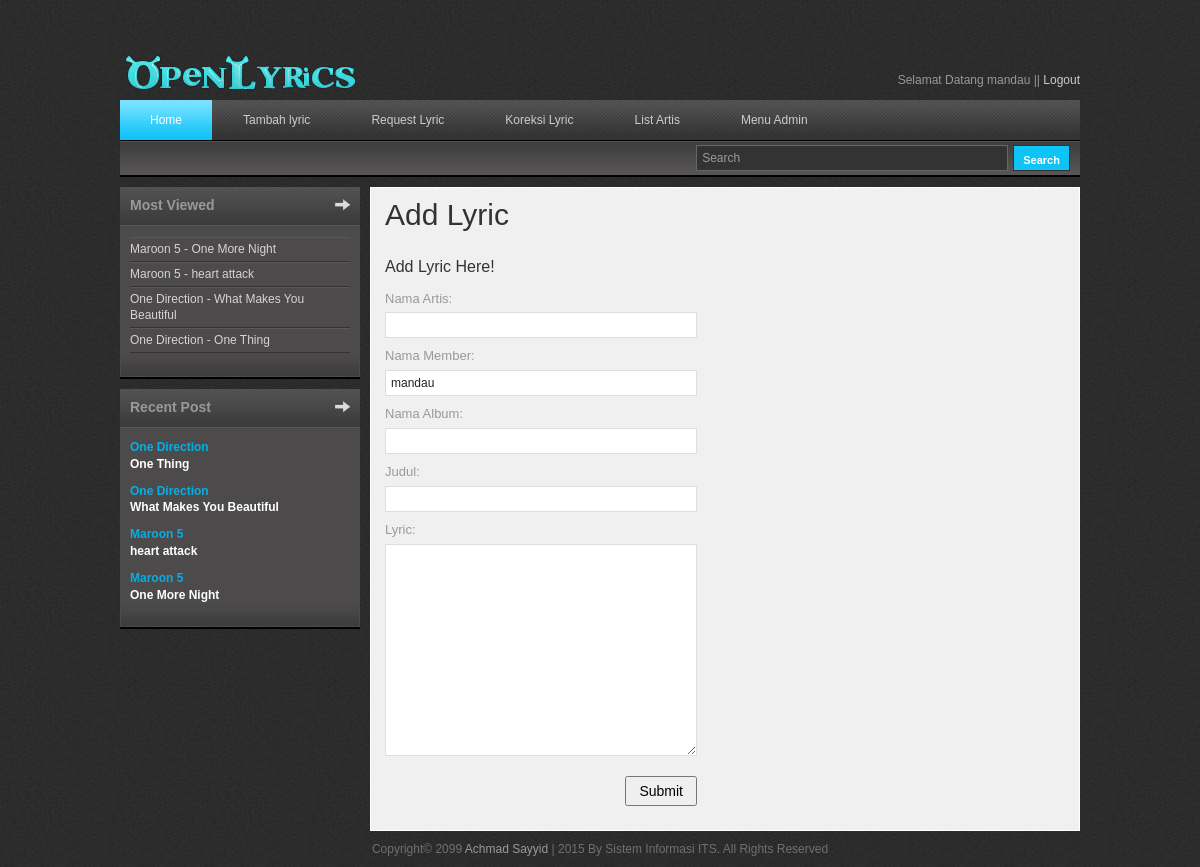
The app's page /add_lyric.php (signed in) with its own data.
### tables this page shows
CREATE TABLE IF NOT EXISTS `member` (
  `id_member` int(3) NOT NULL AUTO_INCREMENT,
  `username` varchar(20) NOT NULL,
  `password` varchar(50) NOT NULL,
  `email` varchar(35) NOT NULL,
  `tanggal` datetime NOT NULL,
  PRIMARY KEY (`id_member`)
);

CREATE TABLE IF NOT EXISTS `lyric` (
  `id_lyric` int(3) NOT NULL AUTO_INCREMENT,
  `id_artis` int(3) NOT NULL,
  `id_member` int(3) NOT NULL,
  `id_album` int(3) NOT NULL,
  `judul` varchar(30) NOT NULL,
  `lyric` text NOT NULL,
  `album` varchar(20) NOT NULL,
  `views` int(5) NOT NULL,
  `tanggal` datetime NOT NULL,
  PRIMARY KEY (`id_lyric`)
);

CREATE TABLE IF NOT EXISTS `artis` (
  `id_artis` int(3) NOT NULL AUTO_INCREMENT,
  `nama` varchar(35) NOT NULL,
  `tahun` year(4) NOT NULL,
  `tempat_lahir` varchar(30) NOT NULL,
  `genre` varchar(20) NOT NULL,
  PRIMARY KEY (`id_artis`)
);

### add_lyric.php (the view, shortened to what this page needs)
<?php
if(isset($_SESSION['id_member'])){
    $id = $_SESSION['id_member'];
}
include "conf.php";
?>
<!DOCTYPE html PUBLIC "-//W3C//DTD XHTML 1.0 Transitional//EN" "http://www.w3.org/TR/xhtml1/DTD/xhtml1-transitional.dtd">
<html xmlns="http://www.w3.org/1999/xhtml">
<head>
<link href="css/templatemo_style.css" rel="stylesheet" type="text/css" />
<link rel="stylesheet" type="text/css" href="css/ddsmoothmenu.css" />
<link rel="stylesheet" type="text/css" media="all" href="css/jquery.dualSlider.0.2.css" />
</head>
<body>
<div id="templatemo_wrapper">
    <div id="templatemo_header">
        <div id="site_title">
            <h1><a href="index.php">Open Lyrics</a></h1>
        </div>
        <br/>
        <?php
        $query="SELECT * FROM member WHERE id_member='$id'";
        $hasil = mysql_query($query, $koneksi);
        $record = mysql_fetch_array($hasil);
        ?>
        <div id="header_right">
      <div id="loginContainer"> <span>Selamat Datang
        <?php echo $record['username'] ?>
        || </span> <span><a href="proses/logout.php">Logout</a>
      </div>
        </div>
    </div>
    <div id="templatemo_menu">
        <div id="top_nav" class="ddsmoothmenu">
            <ul>
        <li><a href="index.php" class="selected">Home</a></li>
        <li><a href="add_lyric.php">Tambah lyric</a></li>
        <li><a href="req_lyric.php">Request Lyric</a></li>
        <li><a href="corect_lyric.php">Koreksi Lyric</a></li>
        <li><a href="artis.php">List Artis</a></li>
                <?php if ($id == 1) {  ?>
        <li><a href="#">Menu Admin</a>
        </li>
                <?php }  ?>
            </ul>
            <br style="clear: left" />
        </div>
        <div id="menu_second_bar">
            <div id="templatemo_search">
                <form action="search.php" method="POST">
                  <input type="text" value="Search" name="keyword" onfocus="clearText(this)" onblur="clearText(this)" class="txt_field" />
                  <input type="submit" name="Search" value=" Search " class="sub_btn"  />
                </form>
            </div>
        </div>
    </div>
    <div id="templatemo_main">
   		<div id="sidebar" class="float_l">
      <div class="sidebar_box"><span class="bottom"></span>
        <h3>Most Viewed</h3>
        <div class="content">
          <ul class="sidebar_list">
            <?php
                        $sql = "SELECT * FROM lyric ORDER by views DESC LIMIT 15";
                        $hasil=mysql_query($sql,$koneksi);
                        while($rows = mysql_fetch_array($hasil)){
                        $singer = mysql_fetch_array(mysql_query("SELECT nama FROM artis WHERE id_artis='".$rows['id_artis']."'"));
                        ?>
            <li><a href="view.php?id=<?php echo $rows['id_lyric'] ?>">
              <?php echo $singer['nama'] ." - ". $rows['judul'] ?>
              </a></li>
            <?php } ?>
          </ul>
        </div>
      </div>
      <div class="sidebar_box"><span class="bottom"></span>
        <h3>Recent Post</h3>
        <div class="content">
          <div class="bs_box">
            <?php
                        $sql = "SELECT * FROM lyric ORDER by tanggal DESC LIMIT 5";
                        $hasil=mysql_query($sql,$koneksi);
                        while($rows = mysql_fetch_array($hasil)){
                        $singer = mysql_fetch_array(mysql_query("SELECT nama FROM artis WHERE id_artis='".$rows['id_artis']."'"));
                        ?>
            <h4><a href="view.php?id=<?php echo $rows['id_lyric'] ?>">
              <?php echo $singer['nama'] ?>
            </h4>
            <p class="price">
              <?php echo $rows['judul'] ?>
            </p></a>
            <?php } ?>
          </div>
        </div>
      </div>
        </div>
        <div id="content" class="float_r">
            <h1>Add Lyric</h1>
				<h4>Add Lyric Here!</h4>
                <div id="contact_form">
                   <form method="post" name="contact" action="proses/add_lyric.php">
                        <label for="subject">Nama Artis:</label> <input type="text" name="nama_artis" class="input_field" />
                        <div class="cleaner h10"></div>
						<label for="subject">Nama Member:</label> <input type="text" name="nama_member" value="<?php echo $record['username'] ?>" readonly="readonly" class="input_field" />
						<div class="cleaner h10"></div>
                        <label for="subject">Nama Album:</label> <input type="text" name="nama_album" class="input_field" />
                        <div class="cleaner h10"></div>
                        <label for="subject">Judul:</label> <input type="text" name="judul" class="input_field" />
                        <div class="cleaner h10"></div>
                        <label for="text">Lyric:</label> <textarea id="text" name="lyric" rows="0" cols="0" class="required"></textarea>
                        <div class="cleaner h10"></div>
						<input type="submit" value="Submit" name="submit" class="submit_btn float_r" />
            	</form>
                </div>
            </div>
    </div>
    <div id="templatemo_footer">
Copyright© 2099 <a href="https://www.facebook.com/prastyo.adi.108">Achmad Sayyid</a> | 2015 By Sistem Informasi ITS. All Rights Reserved
    </div>
</div>
</body>
</html>

### css/templatemo_style.css (style rules this page uses)
body { margin: 0; padding: 0; color: #999; font-family: Tahoma, Geneva, sans-serif; font-size: 12px; line-height: 1.4em; background-color: #2e2e2e; background-repeat: repeat; background-image: url(../images/templatemo_body.jpg) }
a, a:link, a:visited { color: #08aee3; font-weight: normal; text-decoration: none; }
p { margin: 0 0 10px 0; padding: 0; }
h1, h2, h3, h4, h5, h6 { color: #333; font-weight: normal; }
h1 { font-size: 30px; margin: 0 0 30px; padding: 5px 0; }
h3 { font-size: 20px; margin: 0 0 20px; padding: 0; }
h4 { font-size: 16px; margin: 0 0 15px; padding: 0; }
.cleaner { clear: both }
.h10 { height: 10px }
.float_l { float: left }
.float_r { float: right }
#templatemo_wrapper { width: 960px; margin: 0 auto; padding: 0 10px 10px; }
#templatemo_header { width: 100%; padding: 50px 0 10px; }
#templatemo_menu { width: 100%; height: 77px; margin-bottom: 10px; background: url(../images/templatemo_menu.jpg) repeat-x }
#templatemo_main { width: 100%; margin-bottom: 10px; }
#content { width: 680px; background: #f0f0f0; border: 1px solid #fff; padding: 14px; }
#sidebar { width: 240px }
#templatemo_footer { text-align: center; }
#site_title { float: left; widht: 100% height: 100% }
#site_title h1 { margin: 0; padding: 0; }
#site_title h1 a { display: block; width: 250px; height: 40px; font-size: 12px; text-indent: -10000px; color: #999; text-align: left; background: url(../images/templatemo_logo.png) no-repeat top left; }
#header_right { float: right; margin-top: 5px; }
#header_right a { color: #ccc; }
#menu_second_bar { padding: 5px 10px; }
#templatemo_search { float: right; }
#templatemo_search form { margin: 0; padding: 0; }
#templatemo_search .txt_field { float: left; display: block; margin-right: 5px; height: 24px; line-height: 24px; width: 300px; color: #999; font-size: 12px; padding: 0 5px; font-variant: normal; border: 1px solid #666; background: #333; }
#templatemo_search .sub_btn { float: right; display: block; color: #fff; height: 26px; font-size: 11px; font-weight: 700; line-height: 26px; cursor: pointer; border: 1px solid #333; background: #0ec4f7; }
.sidebar_box { position: relative; background: #4c4a4a; margin-bottom: 36px; }
.sidebar_box h3 { font-size: 14px; font-weight: 700; padding: 10px; width: 220px; height: 20px; margin-bottom: 0; background: url(../images/templatemo_sidebar_header.jpg) no-repeat; color: #999 }
.sidebar_box span.bottom { position: absolute; bottom: -26px; left: 0; width: 240px; height: 26px; background: url(../images/templatemo_sidebar_bottom.jpg) }
#sidebar .sidebar_box .content { padding: 10px 10px 0; }
#sidebar .sidebar_list { margin: 0; padding: 0; list-style: none; }
#sidebar .sidebar_list li { display: block; margin: 0; padding: 3px 0; border-top: 1px solid #595858; border-bottom: 1px solid #343434; }
#sidebar .sidebar_list li a { color: #d6d3d3; }
.bs_box { clear: both; margin-bottom: 20px }
.bs_box h4 { margin-bottom: 0 }
.bs_box h4 a { font-size: 12px; color: #08aee3; font-weight: 700 }
.bs_box .price { font-size: 12px; font-weight: 700; color: #fff }
#contact_form { padding: 0; width: 312px; margin-bottom: 40px; }
#contact_form form { margin: 0px; padding: 0px; }
#contact_form form .input_field { width: 300px; padding: 5px; color: #222; background: #fff; border: 1px solid #dedede; font-size: 12px; font-family: Tahoma, Geneva, sans-serif; margin-top: 5px; }
#contact_form form label { display: block; width: 100px; margin-right: 12px; font-size: 13px; }
#contact_form form textarea { width: 300px; height: 200px; padding: 5px; color: #222; background: #fff; border: 1px solid #dedede; font-size: 12px; font-family: Tahoma, Geneva, sans-serif; margin-top: 5px; }
#contact_form form .submit_btn { padding: 5px 12px; font-size:14px; margin: 10px 0px; }
#templatemo_footer { color: #707070; }
#templatemo_footer a { color: #999; }
#loginContainer { position:relative; float:right; font-size:12px; }

### css/ddsmoothmenu.css (style rules this page uses)
.ddsmoothmenu ul { z-index:100; margin: 0; padding: 0; list-style-type: none; }
.ddsmoothmenu ul li { position: relative; display: inline; float: left; }
.ddsmoothmenu ul li a { display: block; padding: 0 30px; height: 40px; line-height: 40px; margin-right: 1px; font-size: 12px; color: #ccc; text-decoration: none; outline: none; text-align: center; background: url(images/templatemo_menu_divider.png) right center no-repeat }
.ddsmoothmenu ul li a.selected, .ddsmoothmenu ul li a:hover { color: #fff; background: url(../images/templatemo_menu_hover.jpg) repeat-x }

### records on screen
member: username "mandau", nama_member "mandau"
lyric: id_artis.nama "Maroon 5", judul "One More Night"
lyric: id_artis.nama "Maroon 5", judul "heart attack"
lyric: id_artis.nama "One Direction", judul "What Makes You Beautiful"
lyric: id_artis.nama "One Direction", judul "One Thing"
